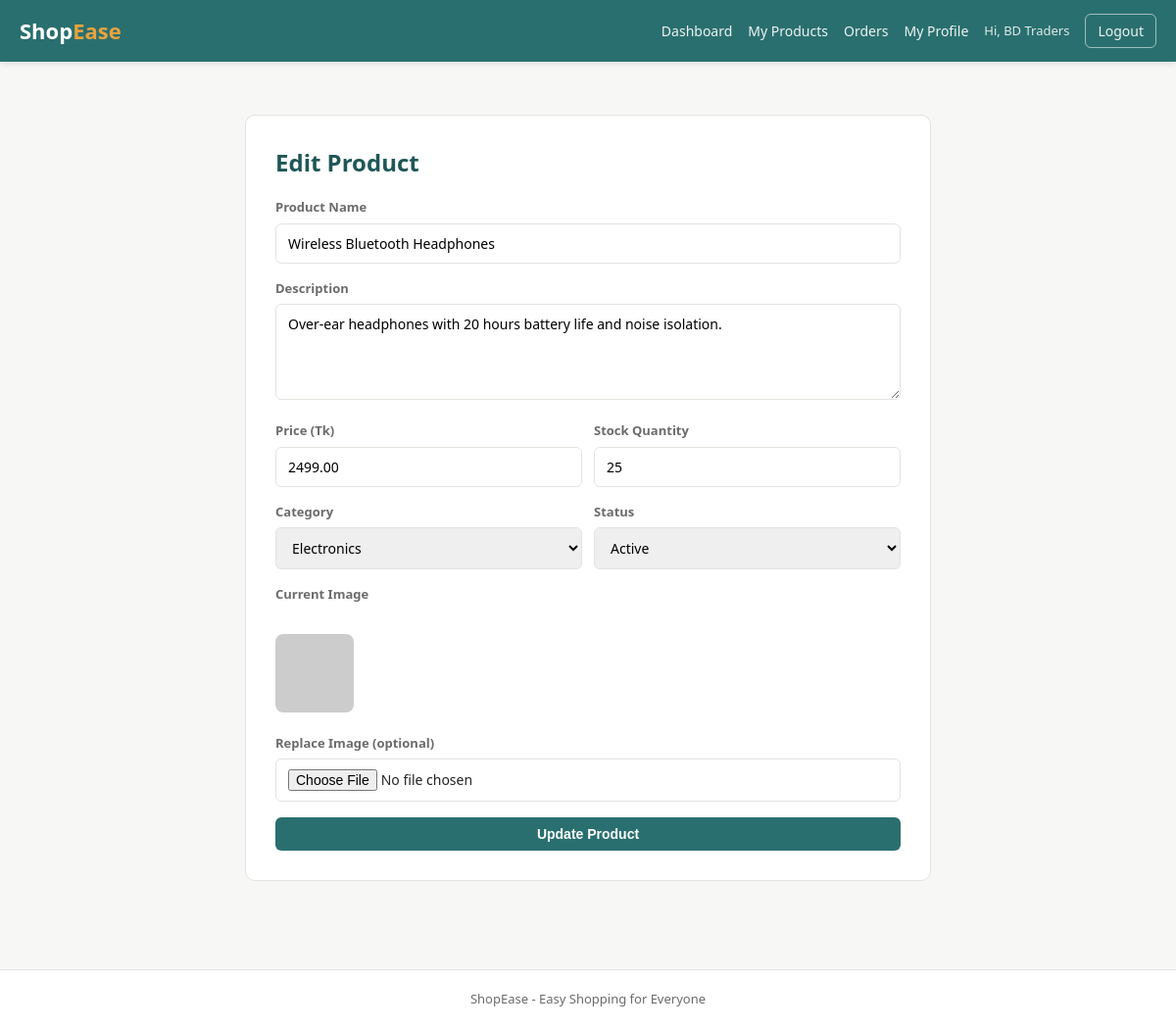
Screenshot of /seller/edit_product.php?id=1 (signed in) with the database file from the repository.
### tables this page shows
CREATE TABLE products (
    id INT AUTO_INCREMENT PRIMARY KEY,
    seller_id INT NOT NULL,
    category_id INT,
    name VARCHAR(150) NOT NULL,
    description TEXT,
    price DECIMAL(10,2) NOT NULL,
    stock INT NOT NULL DEFAULT 0,
    image VARCHAR(255) DEFAULT 'no-image.png',
    status ENUM('active', 'inactive') NOT NULL DEFAULT 'active',
    created_at TIMESTAMP DEFAULT CURRENT_TIMESTAMP,
    FOREIGN KEY (seller_id) REFERENCES users(id) ON DELETE CASCADE,
    FOREIGN KEY (category_id) REFERENCES categories(id) ON DELETE SET NULL
);

CREATE TABLE categories (
    id INT AUTO_INCREMENT PRIMARY KEY,
    name VARCHAR(100) NOT NULL UNIQUE
);

### includes/functions.php (called while the page is built, shortened)
<?php
function escape($str) {
    return htmlspecialchars($str ?? '', ENT_QUOTES, 'UTF-8');
}

### seller/edit_product.php (the view, shortened to what this page needs)
<?php
require_once __DIR__ . '/../includes/functions.php';
$sellerId = $_SESSION['user_id'];
$id = (int)($_GET['id'] ?? 0);
$stmt = $conn->prepare("SELECT * FROM products WHERE id = ? AND seller_id = ?");
$stmt->bind_param("ii", $id, $sellerId);
$stmt->execute();
$product = $stmt->get_result()->fetch_assoc();
$categories = $conn->query("SELECT * FROM categories ORDER BY name")->fetch_all(MYSQLI_ASSOC);
require_once __DIR__ . '/../includes/header.php';
?>
<div class="form-card wide">
    <h2 class="section-title">Edit Product</h2>
    <form method="POST" action="" enctype="multipart/form-data">
        <div class="form-group">
            <label>Product Name</label>
            <input type="text" name="name" required value="<?= escape($_POST['name'] ?? $product['name']) ?>">
        </div>
        <div class="form-group">
            <label>Description</label>
            <textarea name="description" rows="4"><?= escape($_POST['description'] ?? $product['description']) ?></textarea>
        </div>
        <div class="form-row">
            <div class="form-group">
                <label>Price (Tk)</label>
                <input type="number" step="0.01" name="price" required value="<?= escape($_POST['price'] ?? $product['price']) ?>">
            </div>
            <div class="form-group">
                <label>Stock Quantity</label>
                <input type="number" name="stock" required value="<?= escape($_POST['stock'] ?? $product['stock']) ?>">
            </div>
        </div>
        <div class="form-row">
            <div class="form-group">
                <label>Category</label>
                <select name="category_id">
                    <?php foreach ($categories as $cat): ?>
                        <option value="<?= $cat['id'] ?>" <?= $cat['id'] == $product['category_id'] ? 'selected' : '' ?>><?= escape($cat['name']) ?></option>
                    <?php endforeach; ?>
                </select>
            </div>
            <div class="form-group">
                <label>Status</label>
                <select name="status">
                    <option value="active" <?= $product['status'] === 'active' ? 'selected' : '' ?>>Active</option>
                </select>
            </div>
        </div>
        <div class="form-group">
            <label>Current Image</label><br>
            <img src="/ecommerce/assets/uploads/<?= escape($product['image']) ?>" onerror="this.src='https://via.placeholder.com/80'" style="width:80px;height:80px;object-fit:cover;border-radius:8px;">
        </div>
        <div class="form-group">
            <label>Replace Image (optional)</label>
            <input type="file" name="image" accept="image/*">
        </div>
        <button type="submit" class="btn btn-primary btn-block">Update Product</button>
    </form>
</div>
<?php require_once __DIR__ . '/../includes/footer.php'; ?>

### assets/css/style.css (style rules this page uses)
:root { --primary: #2a6f6f; --primary-dark: #1f5757; --accent: #e8a33d; --bg: #f7f7f5; --card-bg: #ffffff; --text: #232323; --muted: #6b6b6b; --border: #e3e3e0; --danger: #c0392b; --success: #2e7d32; --radius: 10px; }
* { box-sizing: border-box; margin: 0; padding: 0; }
html, body { min-height: 100%; }
body { font-family: "Segoe UI", Roboto, Arial, sans-serif; background: var(--bg); color: var(--text); line-height: 1.5; min-height: 100vh; display: flex; flex-direction: column; }
.section-title { font-size: 24px; margin-bottom: 18px; color: var(--primary-dark); }
.btn { display: inline-block; padding: 9px 16px; border-radius: 6px; border: none; cursor: pointer; font-size: 14px; font-weight: 600; text-align: center; }
.btn-primary { background: var(--primary); color: #fff; }
.btn-block { width: 100%; }
.form-card { background: var(--card-bg); border: 1px solid var(--border); border-radius: var(--radius); padding: 30px; max-width: 460px; margin: 30px auto; }
.form-card.wide { max-width: 700px; }
.form-group { margin-bottom: 16px; }
.form-group label { display: block; margin-bottom: 6px; font-size: 13px; font-weight: 600; color: var(--muted); }
.form-group input, .form-group select, .form-group textarea { width: 100%; padding: 10px 12px; border: 1px solid var(--border); border-radius: 6px; font-size: 14px; outline: none; font-family: inherit; }
.form-row { display: flex; gap: 12px; }
.form-row .form-group { flex: 1; }

### rows the page displays
products: name "Wireless Bluetooth Headphones", description "Over-ear headphones with 20 hours battery life and noise isolation.", price "2499.00", stock "25", category_id "Electronics", status "Active"

### other values shown
$user['name'] "BD Traders"
